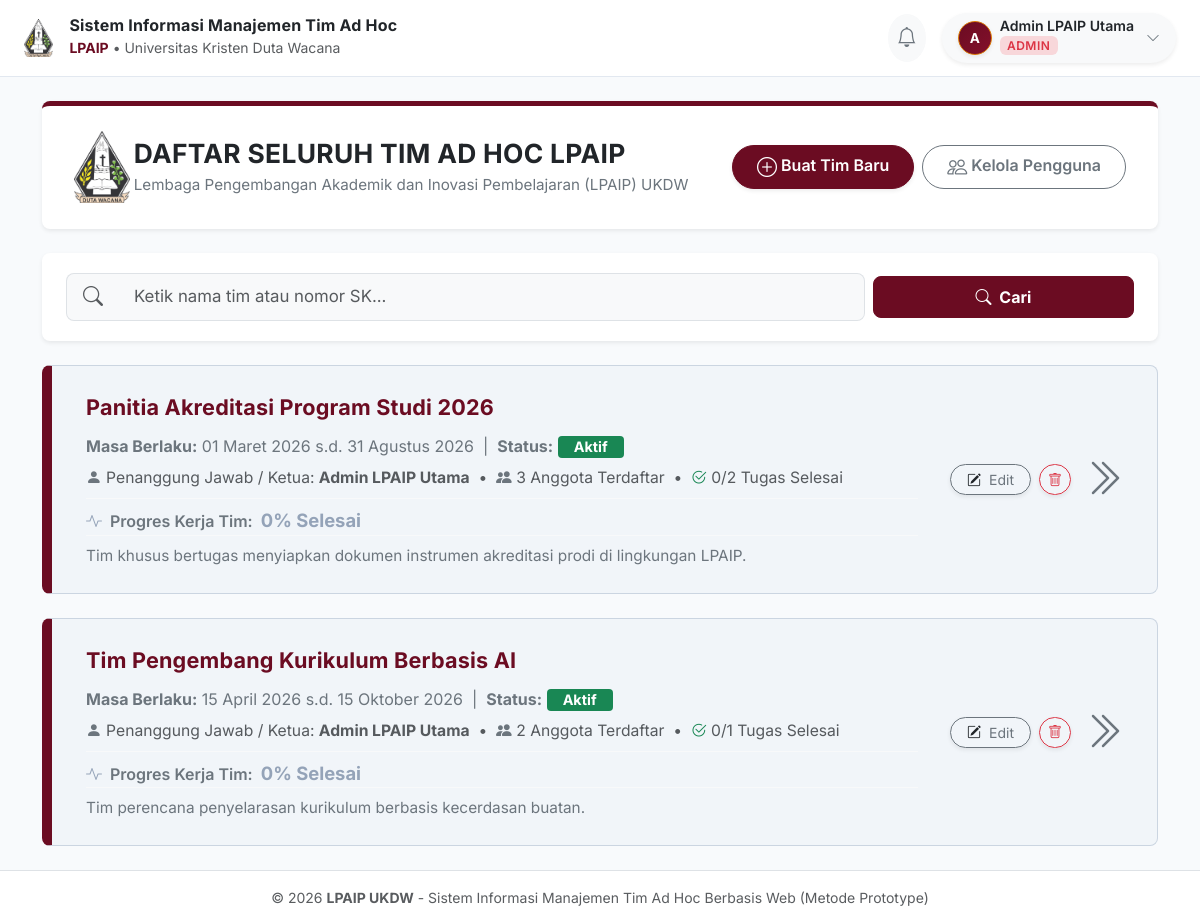
Page /app/pages/dashboard.php (signed in) on the committed database.
### tables this page shows
CREATE TABLE `tim_adhoc` (
  `id` INT(11) NOT NULL AUTO_INCREMENT,
  `nomor_sk` VARCHAR(100) NOT NULL,
  `nama_tim` VARCHAR(150) NOT NULL,
  `deskripsi` TEXT DEFAULT NULL,
  `tanggal_mulai` DATE NOT NULL,
  `tanggal_selesai` DATE NOT NULL,
  `status` ENUM('Perencanaan', 'Aktif', 'Selesai', 'Diperpanjang') NOT NULL DEFAULT 'Aktif',
  `created_by` INT(11) NOT NULL,
  `created_at` DATETIME DEFAULT CURRENT_TIMESTAMP,
  PRIMARY KEY (`id`),
  FOREIGN KEY (`created_by`) REFERENCES `users` (`id`) ON DELETE CASCADE
);

CREATE TABLE `users` (
  `id` INT(11) NOT NULL AUTO_INCREMENT,
  `nip_nim` VARCHAR(50) NOT NULL,
  `nama` VARCHAR(100) NOT NULL,
  `email` VARCHAR(100) NOT NULL UNIQUE,
  `password` VARCHAR(255) NOT NULL,
  `status` TINYINT(1) NOT NULL DEFAULT 1 COMMENT '1 = Aktif, 0 = Pending Approval Admin',
  `role` ENUM('admin', 'ketua', 'anggota') NOT NULL DEFAULT 'anggota',
  `jabatan_struktural` VARCHAR(100) DEFAULT 'Staf/Dosen LPAIP',
  `created_at` DATETIME DEFAULT CURRENT_TIMESTAMP,
  PRIMARY KEY (`id`)
);

### app/config/database.php (called while the page is built, shortened)
<?php
function tgl_indo($tanggal) {
    $bulan = [
        1 => 'Januari', 'Februari', 'Maret', 'April', 'Mei', 'Juni',
        'Juli', 'Agustus', 'September', 'Oktober', 'November', 'Desember'
    ];
    $split = explode('-', $tanggal);
    return $split[2] . ' ' . $bulan[(int)$split[1]] . ' ' . $split[0];
}
?>

### app/pages/dashboard.php (the view, shortened to what this page needs)
<?php
require_once '../config/database.php';
$user_id = $_SESSION['user_id'];
$stmt_me = $pdo->prepare("SELECT * FROM users WHERE id = ?");
$stmt_me->execute([$user_id]);
$current_user = $stmt_me->fetch();
$role = $current_user['role'] ?? $_SESSION['role'] ?? 'anggota';
$search = trim($_GET['search'] ?? '');
if ($role === 'admin') {
    $sql_admin = "
        SELECT t.*, u.nama as pembuat,
               (SELECT COUNT(*) FROM anggota_tim WHERE tim_id = t.id) as total_anggota,
               (SELECT GROUP_CONCAT(u2.nama SEPARATOR ', ') FROM anggota_tim a2 JOIN users u2 ON a2.user_id = u2.id WHERE a2.tim_id = t.id) as daftar_anggota,
               (SELECT COUNT(*) FROM tugas WHERE tim_id = t.id) as total_tugas_tim,
               (SELECT COUNT(*) FROM tugas WHERE tim_id = t.id AND status = 'Selesai') as total_tugas_selesai
        FROM tim_adhoc t
        LEFT JOIN users u ON t.created_by = u.id
    ";
    if (!empty($search)) {
        $stmt_tim = $pdo->prepare($sql_admin . " WHERE t.nama_tim LIKE ? OR t.nomor_sk LIKE ? ORDER BY t.created_at DESC");
        $stmt_tim->execute(["%$search%", "%$search%"]);
    } else {
        $stmt_tim = $pdo->query($sql_admin . " ORDER BY t.created_at DESC");
    }
    $tim_list = $stmt_tim->fetchAll();
}
include '../includes/header.php';
?>
<div class="main-content">
    <?php include '../includes/navbar.php'; ?>
    <div class="container-xl py-4">
        <div class="card border-0 shadow-sm rounded-3 mb-4 bg-white border-top border-5" style="border-top-color: #6b0c22 !important;">
            <div class="card-body p-4 p-lg-4" style="padding: 1.6rem 2rem !important;">
                <div class="d-flex flex-column flex-md-row justify-content-between align-items-md-center gap-3">
                    <div class="d-flex align-items-center gap-3.5">
                        <img src="<?= BASE_URL ?>assets/img/logo_ukdw_hq.png" alt="Logo UKDW" style="height: 72px; width: auto;" class="flex-shrink-0 d-none d-sm-block me-1">
                        <div>
                            <h3 class="fw-bold text-dark mb-1" style="font-size: 1.65rem; letter-spacing: 0.3px;">
                                <?= ($role === 'admin') ? 'DAFTAR SELURUH TIM AD HOC LPAIP' : 'DAFTAR TIM AD HOC SAYA' ?>
                            </h3>
                            <div class="text-secondary" style="font-size: 0.95rem;">
                                Lembaga Pengembangan Akademik dan Inovasi Pembelajaran (LPAIP) UKDW
                            </div>
                        </div>
                    </div>
                    <?php if ($role === 'admin'): ?>
                        <div class="d-flex gap-2">
                            <button type="button" class="btn btn-primary rounded-pill px-4 py-2.5 shadow-sm fw-semibold fs-6" data-bs-toggle="modal" data-bs-target="#modalTim" onclick="resetForm()">
                                <i class="bi bi-plus-circle me-1.5 fs-5 align-middle"></i> Buat Tim Baru
                            </button>
                            <a href="../admin/kelola_user.php?tim_id=all" class="btn btn-outline-secondary rounded-pill px-4 py-2.5 fw-semibold fs-6">
                                <i class="bi bi-people me-1.5 fs-5 align-middle"></i> Kelola Pengguna
                            </a>
                        </div>
                    <?php endif; ?>
                </div>
            </div>
        </div>
        <div class="row g-4">
            <div class="col-12">
                <div class="card border-0 shadow-sm rounded-3 mb-4 p-3.5 bg-white" style="padding: 1.25rem 1.5rem !important;">
                    <form method="GET" action="" class="row g-2 align-items-center">
                        <div class="col-12 col-sm-9">
                            <div class="input-group input-group-lg">
                                <span class="input-group-text bg-light border-end-0 text-muted px-3 fs-5"><i class="bi bi-search"></i></span>
                                <input type="text" name="search" class="form-control bg-light border-start-0 py-2.5 fs-6" placeholder="Ketik nama tim atau nomor SK..." value="<?= htmlspecialchars($search) ?>" style="font-size: 1.05rem !important;">
                            </div>
                        </div>
                        <div class="col-6 col-sm-3 d-flex gap-2">
                            <button type="submit" class="btn btn-primary btn-lg w-100 fw-bold fs-6 py-2.5">
                                <i class="bi bi-search me-1"></i> Cari
                            </button>
                        </div>
                    </form>
                </div>
                <?php if (empty($tim_list)): ?>
                    <div class="card border-0 shadow-sm rounded-3 p-5 text-center bg-white">
                        <i class="bi bi-folder-x fs-1 text-muted mb-2"></i>
                        <h6 class="fw-bold text-dark">Tidak Ada Tim Ad Hoc yang Ditampilkan</h6>
                        <p class="text-muted small mb-0">
                            <?= ($role === 'admin')
                                ? 'Belum ada data tim di sistem. Silakan klik tombol "Buat Tim Baru" untuk mulai.'
                                : 'Anda belum terdaftar dalam Tim Ad Hoc mana pun saat ini.' ?>
                        </p>
                    </div>
                <?php else: ?>
                    <div class="d-flex flex-column gap-4">
                        <?php foreach ($tim_list as $t): ?>
                            <a href="tim_detail.php?id=<?= $t['id'] ?>" class="eclass-team-card">
                                <div class="team-item">
                                    <div class="d-flex justify-content-between align-items-start">
                                        <div class="flex-grow-1 pe-4">
                                            <div class="team-title">
                                                <?= htmlspecialchars($t['nama_tim']) ?>
                                            </div>
                                            <div class="text-secondary mb-2" style="font-size: 1.0rem;">
                                                <strong>Masa Berlaku:</strong> <?= tgl_indo($t['tanggal_mulai']) ?> s.d. <?= tgl_indo($t['tanggal_selesai']) ?>
                                                &nbsp;|&nbsp;
                                                <strong>Status:</strong>
                                                <span class="badge <?= $t['status'] === 'Aktif' ? 'bg-success' : 'bg-secondary' ?> py-1 px-3 rounded-1" style="font-size: 0.9rem;">
                                                    <?= htmlspecialchars($t['status']) ?>
                                                </span>
                                            </div>
                                            <?php
                                                $tot_tugas = intval($t['total_tugas_tim'] ?? 0);
                                                $tot_selesai = intval($t['total_tugas_selesai'] ?? 0);
                                                $progress_pct = ($tot_tugas > 0) ? round(($tot_selesai / $tot_tugas) * 100) : 0;
                                            ?>
                                            <div class="text-muted mb-2" style="font-size: 0.98rem;">
                                                <i class="bi bi-person-fill text-secondary"></i> Penanggung Jawab / Ketua: <strong><?= htmlspecialchars($t['pembuat'] ?? '-') ?></strong>
                                                &nbsp;&bull;&nbsp;
                                                <i class="bi bi-people-fill text-secondary"></i> <?= intval($t['total_anggota'] ?? 0) ?> Anggota Terdaftar
                                                &nbsp;&bull;&nbsp;
                                                <i class="bi bi-check2-circle text-success"></i> <?= $tot_selesai ?>/<?= $tot_tugas ?> Tugas Selesai
                                            </div>
                                            <div class="mt-2.5 pt-2 border-top border-light d-flex align-items-center gap-2">
                                                <span class="fw-semibold text-secondary" style="font-size: 1.0rem;">
                                                    <i class="bi bi-activity me-1" style="color: <?= $progress_pct >= 100 ? '#16a34a' : ($progress_pct > 0 ? '#6b0c22' : '#94a3b8') ?>;"></i> Progres Kerja Tim:
                                                </span>
                                                <span class="fw-bold" style="font-size: 1.15rem; color: <?= $progress_pct >= 100 ? '#16a34a' : ($progress_pct > 0 ? '#6b0c22' : '#94a3b8') ?>;">
                                                    <?= $progress_pct ?>% Selesai
                                                </span>
                                            </div>
                                            <?php if (!empty($t['deskripsi'])): ?>
                                                <div class="text-secondary mt-2.5 pt-2 border-top border-light text-truncate-2" style="font-size: 0.96rem; line-height: 1.5;">
                                                    <?= htmlspecialchars($t['deskripsi']) ?>
                                                </div>
                                            <?php endif; ?>
                                        </div>
                                        <div class="d-flex align-items-center gap-2 align-self-center ps-2">
                                            <?php if ($role === 'admin'): ?>
                                                <button type="button" class="btn btn-sm btn-outline-secondary rounded-pill px-3 py-1.5 shadow-sm" title="Edit Data Tim" onclick="event.preventDefault(); event.stopPropagation(); editTim(<?= htmlspecialchars(json_encode($t)) ?>);">
                                                    <i class="bi bi-pencil-square text-dark me-1"></i> Edit
                                                </button>
                                                <button type="button" class="btn btn-sm btn-outline-danger rounded-pill px-2.5 py-1.5 shadow-sm" title="Hapus Tim" onclick="event.preventDefault(); event.stopPropagation(); konfirmasiHapusTim(<?= $t['id'] ?>, <?= htmlspecialchars(json_encode($t['nama_tim'])) ?>);">
                                                    <i class="bi bi-trash"></i>
                                                </button>
                                            <?php endif; ?>
                                            <div class="text-muted fs-1 fw-light ms-1">
                                                <i class="bi bi-chevron-double-right text-secondary"></i>
                                            </div>
                                        </div>
                                    </div>
                                </div>
                            </a>
                        <?php endforeach; ?>
                    </div>
                <?php endif; ?>
            </div>
        </div>
    </div>
    <?php include '../includes/footer.php'; ?>

### rows in the picture
tim_adhoc: nama_tim "Panitia Akreditasi Program Studi 2026", tanggal_mulai "01 Maret 2026", tanggal_selesai "31 Agustus 2026", status "Aktif", created_by.nama "Admin LPAIP Utama", total_anggota "3", tot_selesai "0", tot_tugas "2", progress_pct "0", deskripsi "Tim khusus bertugas menyiapkan dokumen instrumen akreditasi prodi di lingkungan LPAIP."
tim_adhoc: nama_tim "Tim Pengembang Kurikulum Berbasis AI", tanggal_mulai "15 April 2026", tanggal_selesai "15 Oktober 2026", status "Aktif", created_by.nama "Admin LPAIP Utama", total_anggota "2", tot_selesai "0", tot_tugas "1", progress_pct "0", deskripsi "Tim perencana penyelarasan kurikulum berbasis kecerdasan buatan."

### other values in the picture
substr($user_name, 0, 1) "A"
$user_name "Admin LPAIP Utama"
